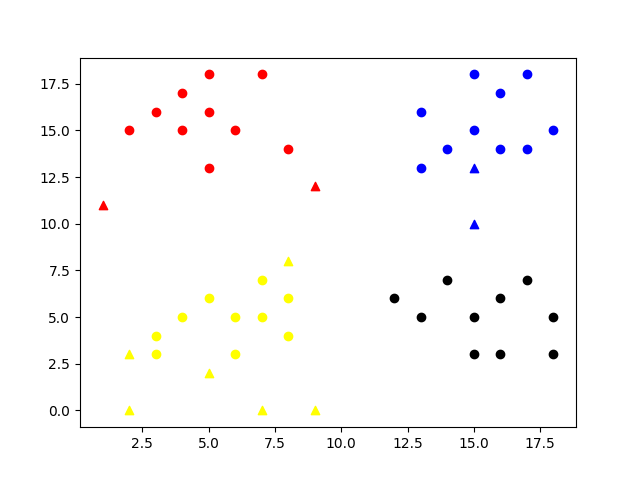

Recreate this plot in Python.
import numpy as np
import matplotlib as mpl
mpl.use('Agg')
import matplotlib.pyplot as plt

# load mini training data and labels
mini_train = np.load('knn_minitrain.npy')
mini_train_label = np.load('knn_minitrain_label.npy')

# randomly generate test data
mini_test = np.random.randint(20, size=20)
mini_test = mini_test.reshape(10,2)


# Define knn classifier
def kNNClassify(newInput, dataSet, labels, k):

    result=[]

    ########################
    # Input your code here #
    ########################

    # Range is (0,10) because of the testing size
    for x in range(0, 10):

        # Array to hold the distances
        distance=np.array([])

        # Calculate the distance between two given points =  sqrt((x-y)^2 + .....)
        for y in range(0, 40):
            # Subtract Testing Point - Training Point
            sub = np.subtract(newInput[x],dataSet[y])
            # Square the result (Testing Point - Training Point) ^ 2
            square= np.power(sub,2)
            # Sum x^2 + y ^ 2
            sum = np.sum(square)
            # Take the resulting value distance and append it to the array
            distance = np.append(distance,np.array([sum*sum]), axis=0)
            # Store the corresponding label to the
            distance = np.append(distance,np.array([labels[y]]),axis=0)

        # Reshape array into a 2d array
        distance = distance.reshape(40, 2)

        # Sort the distances in the array
        distance = distance[distance[:, 0].argsort(kind='quicksort')]

        # Assign labels for classification
        neighbors = [0] * k

        # Convert the labels into integers
        label = distance[:, 1]
        label = label.astype('int64')

        # Count the labels of the k smallest/nearest distance
        for i in range(0, k):
            neighbors[label[i]] += 1
            i += 1

        # Max
        maximum = neighbors[0]
        index = 0

        # Find the largest/furthest distance
        for i in range(0, k):
            # Compare distances
            if neighbors[i] > maximum:
                index = i
                # If new max is found replace existing value
                maximum = neighbors[i]
            i += 1

        # Store the result in the result array
        result.append(index)

        # Increase x by 1
        x += 1

    ####################
    # End of your code #
    ####################

    return result

outputlabels=kNNClassify(mini_test,mini_train,mini_train_label,4)

print ('random test points are:', mini_test)
print ('knn classified labels for test:', outputlabels)

# plot train data and classified test data
train_x = mini_train[:,0]
train_y = mini_train[:,1]
fig = plt.figure()
plt.scatter(train_x[np.where(mini_train_label==0)], train_y[np.where(mini_train_label==0)], color='red')
plt.scatter(train_x[np.where(mini_train_label==1)], train_y[np.where(mini_train_label==1)], color='blue')
plt.scatter(train_x[np.where(mini_train_label==2)], train_y[np.where(mini_train_label==2)], color='yellow')
plt.scatter(train_x[np.where(mini_train_label==3)], train_y[np.where(mini_train_label==3)], color='black')

test_x = mini_test[:,0]
test_y = mini_test[:,1]
outputlabels = np.array(outputlabels)
plt.scatter(test_x[np.where(outputlabels==0)], test_y[np.where(outputlabels==0)], marker='^', color='red')
plt.scatter(test_x[np.where(outputlabels==1)], test_y[np.where(outputlabels==1)], marker='^', color='blue')
plt.scatter(test_x[np.where(outputlabels==2)], test_y[np.where(outputlabels==2)], marker='^', color='yellow')
plt.scatter(test_x[np.where(outputlabels==3)], test_y[np.where(outputlabels==3)], marker='^', color='black')

# save diagram as png file
plt.savefig("miniknn.png")
